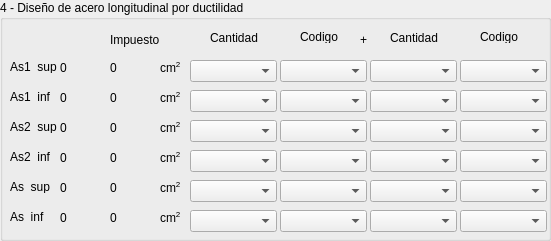
      <widget class="QGroupBox" name="groupBox_4">
       <property name="enabled">
        <bool>true</bool>
       </property>
       <property name="geometry">
        <rect>
         <x>710</x>
         <y>50</y>
         <width>551</width>
         <height>241</height>
        </rect>
       </property>
       <property name="title">
        <string>4 - Diseño de acero longitudinal por ductilidad</string>
       </property>
       <widget class="QLabel" name="label_51">
        <property name="geometry">
         <rect>
          <x>10</x>
          <y>60</y>
          <width>47</width>
          <height>13</height>
         </rect>
        </property>
        <property name="text">
         <string>As1_sup</string>
        </property>
       </widget>
       <widget class="QLabel" name="label_acero_superior_izquierdo_ductil">
        <property name="geometry">
         <rect>
          <x>60</x>
          <y>60</y>
          <width>41</width>
          <height>16</height>
         </rect>
        </property>
        <property name="text">
         <string>0</string>
        </property>
       </widget>
       <widget class="QLabel" name="label_acero_inferior_izquierdo_ductil">
        <property name="geometry">
         <rect>
          <x>60</x>
          <y>90</y>
          <width>41</width>
          <height>16</height>
         </rect>
        </property>
        <property name="text">
         <string>0</string>
        </property>
       </widget>
       <widget class="QLabel" name="label_55">
        <property name="geometry">
         <rect>
          <x>10</x>
          <y>90</y>
          <width>47</width>
          <height>13</height>
         </rect>
        </property>
        <property name="text">
         <string>As1_inf</string>
        </property>
       </widget>
       <widget class="QLabel" name="label_acero_superior_centro_ductil">
        <property name="geometry">
         <rect>
          <x>60</x>
          <y>180</y>
          <width>41</width>
          <height>16</height>
         </rect>
        </property>
        <property name="text">
         <string>0</string>
        </property>
       </widget>
       <widget class="QLabel" name="label_58">
        <property name="geometry">
         <rect>
          <x>10</x>
          <y>180</y>
          <width>47</width>
          <height>13</height>
         </rect>
        </property>
        <property name="text">
         <string>As_sup</string>
        </property>
       </widget>
       <widget class="QLabel" name="label_acero_inferior_centro_ductil">
        <property name="geometry">
         <rect>
          <x>60</x>
          <y>210</y>
          <width>41</width>
          <height>16</height>
         </rect>
        </property>
        <property name="text">
         <string>0</string>
        </property>
       </widget>
       <widget class="QLabel" name="label_61">
        <property name="geometry">
         <rect>
          <x>10</x>
          <y>210</y>
          <width>47</width>
          <height>13</height>
         </rect>
        </property>
        <property name="text">
         <string>As_inf</string>
        </property>
       </widget>
       <widget class="QLabel" name="label_64">
        <property name="geometry">
         <rect>
          <x>10</x>
          <y>120</y>
          <width>47</width>
          <height>13</height>
         </rect>
        </property>
        <property name="text">
         <string>As2_sup</string>
        </property>
       </widget>
       <widget class="QLabel" name="label_acero_superior_derecho_ductil">
        <property name="geometry">
         <rect>
          <x>60</x>
          <y>120</y>
          <width>41</width>
          <height>16</height>
         </rect>
        </property>
        <property name="text">
         <string>0</string>
        </property>
       </widget>
       <widget class="QLabel" name="label_66">
        <property name="geometry">
         <rect>
          <x>10</x>
          <y>150</y>
          <width>47</width>
          <height>13</height>
         </rect>
        </property>
        <property name="text">
         <string>As2_inf</string>
        </property>
       </widget>
       <widget class="QLabel" name="label_acero_inferior_derecho_ductil">
        <property name="geometry">
         <rect>
          <x>60</x>
          <y>150</y>
          <width>41</width>
          <height>16</height>
         </rect>
        </property>
        <property name="text">
         <string>0</string>
        </property>
       </widget>
       <widget class="QLabel" name="label_49">
        <property name="geometry">
         <rect>
          <x>110</x>
          <y>30</y>
          <width>51</width>
          <height>20</height>
         </rect>
        </property>
        <property name="text">
         <string>Impuesto</string>
        </property>
       </widget>
       <widget class="QComboBox" name="combo_box_cantidad1_acero_superior_izquierdo">
        <property name="geometry">
         <rect>
          <x>190</x>
          <y>60</y>
          <width>87</width>
          <height>22</height>
         </rect>
        </property>
       </widget>
       <widget class="QComboBox" name="combo_box_codigo1_acero_superior_izquierdo">
        <property name="geometry">
         <rect>
          <x>280</x>
          <y>60</y>
          <width>87</width>
          <height>22</height>
         </rect>
        </property>
       </widget>
       <widget class="QComboBox" name="combo_box_cantidad2_acero_superior_izquierdo">
        <property name="geometry">
         <rect>
          <x>370</x>
          <y>60</y>
          <width>87</width>
          <height>22</height>
         </rect>
        </property>
       </widget>
       <widget class="QComboBox" name="combo_box_codigo2_acero_superior_izquierdo">
        <property name="geometry">
         <rect>
          <x>460</x>
          <y>60</y>
          <width>87</width>
          <height>22</height>
         </rect>
        </property>
       </widget>
       <widget class="QLabel" name="label_30">
        <property name="geometry">
         <rect>
          <x>210</x>
          <y>30</y>
          <width>51</width>
          <height>16</height>
         </rect>
        </property>
        <property name="text">
         <string>Cantidad</string>
        </property>
       </widget>
       <widget class="QLabel" name="label_34">
        <property name="geometry">
         <rect>
          <x>300</x>
          <y>30</y>
          <width>47</width>
          <height>13</height>
         </rect>
        </property>
        <property name="text">
         <string>Codigo</string>
        </property>
       </widget>
       <widget class="QLabel" name="label_37">
        <property name="geometry">
         <rect>
          <x>360</x>
          <y>30</y>
          <width>20</width>
          <height>20</height>
         </rect>
        </property>
        <property name="text">
         <string>+</string>
        </property>
       </widget>
       <widget class="QLabel" name="label_40">
        <property name="geometry">
         <rect>
          <x>390</x>
          <y>30</y>
          <width>51</width>
          <height>16</height>
         </rect>
        </property>
        <property name="text">
         <string>Cantidad</string>
        </property>
       </widget>
       <widget class="QLabel" name="label_46">
        <property name="geometry">
         <rect>
          <x>480</x>
          <y>30</y>
          <width>47</width>
          <height>13</height>
         </rect>
        </property>
        <property name="text">
         <string>Codigo</string>
        </property>
       </widget>
       <widget class="QLabel" name="label_acero_superior_derecho_impuesto">
        <property name="geometry">
         <rect>
          <x>110</x>
          <y>120</y>
          <width>41</width>
          <height>16</height>
         </rect>
        </property>
        <property name="text">
         <string>0</string>
        </property>
       </widget>
       <widget class="QLabel" name="label_acero_inferior_centro_impuesto">
        <property name="geometry">
         <rect>
          <x>110</x>
          <y>210</y>
          <width>41</width>
          <height>16</height>
         </rect>
        </property>
        <property name="text">
         <string>0</string>
        </property>
       </widget>
       <widget class="QLabel" name="label_acero_superior_izquierdo_impuesto">
        <property name="geometry">
         <rect>
          <x>110</x>
          <y>60</y>
          <width>41</width>
          <height>16</height>
         </rect>
        </property>
        <property name="text">
         <string>0</string>
        </property>
       </widget>
       <widget class="QLabel" name="label_acero_superior_centro_impuesto">
        <property name="geometry">
         <rect>
          <x>110</x>
          <y>180</y>
          <width>41</width>
          <height>16</height>
         </rect>
        </property>
        <property name="text">
         <string>0</string>
        </property>
       </widget>
       <widget class="QLabel" name="label_acero_inferior_derecho_impuesto">
        <property name="geometry">
         <rect>
          <x>110</x>
          <y>150</y>
          <width>41</width>
          <height>16</height>
         </rect>
        </property>
        <property name="text">
         <string>0</string>
        </property>
       </widget>
       <widget class="QLabel" name="label_acero_inferior_izquierdo_impuesto">
        <property name="geometry">
         <rect>
          <x>110</x>
          <y>90</y>
          <width>41</width>
          <height>16</height>
         </rect>
        </property>
        <property name="text">
         <string>0</string>
        </property>
       </widget>
       <widget class="QComboBox" name="combo_box_codigo2_acero_inferior_izquierdo">
        <property name="geometry">
         <rect>
          <x>460</x>
          <y>90</y>
          <width>87</width>
          <height>22</height>
         </rect>
        </property>
       </widget>
       <widget class="QComboBox" name="combo_box_cantidad2_acero_inferior_izquierdo">
        <property name="geometry">
         <rect>
          <x>370</x>
          <y>90</y>
          <width>87</width>
          <height>22</height>
         </rect>
        </property>
       </widget>
       <widget class="QComboBox" name="combo_box_cantidad1_acero_inferior_izquierdo">
        <property name="geometry">
         <rect>
          <x>190</x>
          <y>90</y>
          <width>87</width>
          <height>22</height>
         </rect>
        </property>
       </widget>
       <widget class="QComboBox" name="combo_box_codigo1_acero_inferior_izquierdo">
        <property name="geometry">
         <rect>
          <x>280</x>
          <y>90</y>
          <width>87</width>
          <height>22</height>
         </rect>
        </property>
       </widget>
       <widget class="QComboBox" name="combo_box_codigo2_acero_superior_derecho">
        <property name="geometry">
         <rect>
          <x>460</x>
          <y>120</y>
          <width>87</width>
          <height>22</height>
         </rect>
        </property>
       </widget>
       <widget class="QComboBox" name="combo_box_cantidad2_acero_superior_derecho">
        <property name="geometry">
         <rect>
          <x>370</x>
          <y>120</y>
          <width>87</width>
          <height>22</height>
         </rect>
        </property>
       </widget>
       <widget class="QComboBox" name="combo_box_cantidad1_acero_superior_derecho">
        <property name="geometry">
         <rect>
          <x>190</x>
          <y>120</y>
          <width>87</width>
          <height>22</height>
         </rect>
        </property>
       </widget>
       <widget class="QComboBox" name="combo_box_codigo1_acero_superior_derecho">
        <property name="geometry">
         <rect>
          <x>280</x>
          <y>120</y>
          <width>87</width>
          <height>22</height>
         </rect>
        </property>
       </widget>
       <widget class="QComboBox" name="combo_box_codigo2_acero_inferior_derecho">
        <property name="geometry">
         <rect>
          <x>460</x>
          <y>150</y>
          <width>87</width>
          <height>22</height>
         </rect>
        </property>
       </widget>
       <widget class="QComboBox" name="combo_box_cantidad2_acero_inferior_derecho">
        <property name="geometry">
         <rect>
          <x>370</x>
          <y>150</y>
          <width>87</width>
          <height>22</height>
         </rect>
        </property>
       </widget>
       <widget class="QComboBox" name="combo_box_cantidad1_acero_inferior_derecho">
        <property name="geometry">
         <rect>
          <x>190</x>
          <y>150</y>
          <width>87</width>
          <height>22</height>
         </rect>
        </property>
       </widget>
       <widget class="QComboBox" name="combo_box_codigo1_acero_inferior_derecho">
        <property name="geometry">
         <rect>
          <x>280</x>
          <y>150</y>
          <width>87</width>
          <height>22</height>
         </rect>
        </property>
       </widget>
       <widget class="QComboBox" name="combo_box_codigo2_acero_superior_centro">
        <property name="geometry">
         <rect>
          <x>460</x>
          <y>180</y>
          <width>87</width>
          <height>22</height>
         </rect>
        </property>
       </widget>
       <widget class="QComboBox" name="combo_box_cantidad2_acero_superior_centro">
        <property name="geometry">
         <rect>
          <x>370</x>
          <y>180</y>
          <width>87</width>
          <height>22</height>
         </rect>
        </property>
       </widget>
       <widget class="QComboBox" name="combo_box_cantidad1_acero_superior_centro">
        <property name="geometry">
         <rect>
          <x>190</x>
          <y>180</y>
          <width>87</width>
          <height>22</height>
         </rect>
        </property>
       </widget>
       <widget class="QComboBox" name="combo_box_codigo1_acero_superior_centro">
        <property name="geometry">
         <rect>
          <x>280</x>
          <y>180</y>
          <width>87</width>
          <height>22</height>
         </rect>
        </property>
       </widget>
       <widget class="QComboBox" name="combo_box_codigo2_acero_inferior_centro">
        <property name="geometry">
         <rect>
          <x>460</x>
          <y>210</y>
          <width>87</width>
          <height>22</height>
         </rect>
        </property>
       </widget>
       <widget class="QComboBox" name="combo_box_cantidad2_acero_inferior_centro">
        <property name="geometry">
         <rect>
          <x>370</x>
          <y>210</y>
          <width>87</width>
          <height>22</height>
         </rect>
        </property>
       </widget>
       <widget class="QComboBox" name="combo_box_cantidad1_acero_inferior_centro">
        <property name="geometry">
         <rect>
          <x>190</x>
          <y>210</y>
          <width>87</width>
          <height>22</height>
         </rect>
        </property>
       </widget>
       <widget class="QComboBox" name="combo_box_codigo1_acero_inferior_centro">
        <property name="geometry">
         <rect>
          <x>280</x>
          <y>210</y>
          <width>87</width>
          <height>22</height>
         </rect>
        </property>
       </widget>
       <widget class="QLabel" name="label_67">
        <property name="geometry">
         <rect>
          <x>160</x>
          <y>210</y>
          <width>31</width>
          <height>16</height>
         </rect>
        </property>
        <property name="text">
         <string>&lt;html&gt;&lt;head/&gt;&lt;body&gt;&lt;p&gt;cm&lt;span style=&quot; vertical-align:super;&quot;&gt;2&lt;/span&gt;&lt;/p&gt;&lt;/body&gt;&lt;/html&gt;</string>
        </property>
       </widget>
       <widget class="QLabel" name="label_53">
        <property name="geometry">
         <rect>
          <x>160</x>
          <y>60</y>
          <width>31</width>
          <height>16</height>
         </rect>
        </property>
        <property name="text">
         <string>&lt;html&gt;&lt;head/&gt;&lt;body&gt;&lt;p&gt;cm&lt;span style=&quot; vertical-align:super;&quot;&gt;2&lt;/span&gt;&lt;/p&gt;&lt;/body&gt;&lt;/html&gt;</string>
        </property>
       </widget>
       <widget class="QLabel" name="label_62">
        <property name="geometry">
         <rect>
          <x>160</x>
          <y>150</y>
          <width>31</width>
          <height>16</height>
         </rect>
        </property>
        <property name="text">
         <string>&lt;html&gt;&lt;head/&gt;&lt;body&gt;&lt;p&gt;cm&lt;span style=&quot; vertical-align:super;&quot;&gt;2&lt;/span&gt;&lt;/p&gt;&lt;/body&gt;&lt;/html&gt;</string>
        </property>
       </widget>
       <widget class="QLabel" name="label_65">
        <property name="geometry">
         <rect>
          <x>160</x>
          <y>180</y>
          <width>31</width>
          <height>16</height>
         </rect>
        </property>
        <property name="text">
         <string>&lt;html&gt;&lt;head/&gt;&lt;body&gt;&lt;p&gt;cm&lt;span style=&quot; vertical-align:super;&quot;&gt;2&lt;/span&gt;&lt;/p&gt;&lt;/body&gt;&lt;/html&gt;</string>
        </property>
       </widget>
       <widget class="QLabel" name="label_59">
        <property name="geometry">
         <rect>
          <x>160</x>
          <y>120</y>
          <width>31</width>
          <height>16</height>
         </rect>
        </property>
        <property name="text">
         <string>&lt;html&gt;&lt;head/&gt;&lt;body&gt;&lt;p&gt;cm&lt;span style=&quot; vertical-align:super;&quot;&gt;2&lt;/span&gt;&lt;/p&gt;&lt;/body&gt;&lt;/html&gt;</string>
        </property>
       </widget>
       <widget class="QLabel" name="label_56">
        <property name="geometry">
         <rect>
          <x>160</x>
          <y>90</y>
          <width>31</width>
          <height>16</height>
         </rect>
        </property>
        <property name="text">
         <string>&lt;html&gt;&lt;head/&gt;&lt;body&gt;&lt;p&gt;cm&lt;span style=&quot; vertical-align:super;&quot;&gt;2&lt;/span&gt;&lt;/p&gt;&lt;/body&gt;&lt;/html&gt;</string>
        </property>
       </widget>
      </widget>
